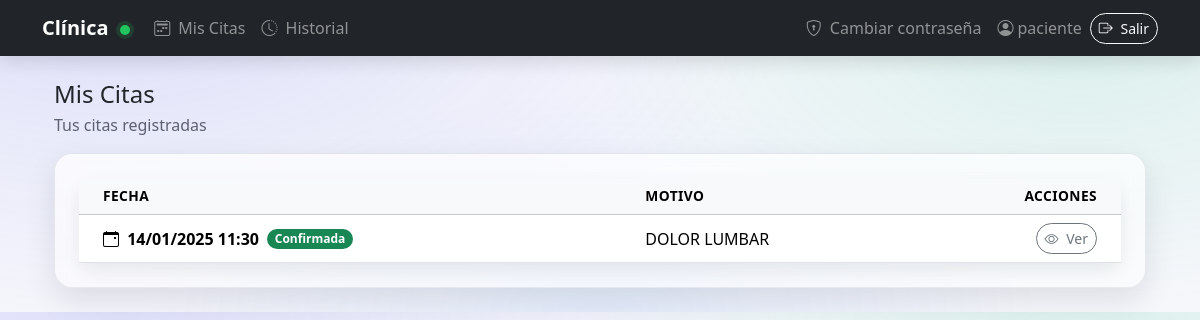
/appointments/my/ (signed in), run on the app's committed database.
### appointments/models.py (models this page shows, shortened)
class Appointment(models.Model):
    STATUS_CHOICES = [
        ("PENDING", "Pendiente"),
        ("CONFIRMED", "Confirmada"),
        ("CANCELLED", "Cancelada"),
        ("DONE", "Finalizada"),
    ]
    patient = models.ForeignKey(Patient, on_delete=models.PROTECT, related_name="appointments")
    doctor = models.ForeignKey(settings.AUTH_USER_MODEL, on_delete=models.PROTECT, related_name="doctor_appointments")
    start_time = models.DateTimeField()
    end_time = models.DateTimeField()
    reason = models.CharField(max_length=255, blank=True)
    status = models.CharField(max_length=20, choices=STATUS_CHOICES, default="PENDING")
    created_at = models.DateTimeField(auto_now_add=True)
    class Meta:
        ordering = ["-start_time"]

### appointments/views.py (the view)
# urls.py: path("my/", views.my_appointments, name="my_appointments"),
@login_required
def my_appointments(request):
    is_patient = _is_patient(request.user)
    if is_patient:
        qs = Appointment.objects.filter(
            patient=request.user.patient_profile
        ).order_by("-start_time")
    else:
        qs = Appointment.objects.all().order_by("-start_time")
    return render(
        request,
        "appointments/my_appointments.html",
        {"appointments": qs, "is_patient": is_patient},
    )

### accounts/templatetags/user_extras.py (called while the page is built)
@register.filter
def has_patient_profile(user):
    return hasattr(user, "patient_profile")

### appointments/views.py (called while the page is built)
def _is_patient(user) -> bool:
    return hasattr(user, "patient_profile")

### appointments/templates/appointments/my_appointments.html (shortened to what this page needs)
{% extends "base.html" %}
{% load user_extras %}
{% block content %}
<div class="container">
  <div class="d-flex align-items-center justify-content-between mb-3">
    <div>
      <h1 class="h4 mb-1">Mis Citas</h1>
      <div class="muted">Tus citas registradas</div>
    </div>
  </div>
  <div class="panel-glass p-3 p-md-4">
    <div class="card card-soft border-0">
      <div class="card-body p-0">
        <div class="table-responsive">
          <table class="table align-middle mb-0">
            <thead class="table-light">
              <tr>
                <th class="ps-4">Fecha</th>
                <th>Motivo</th>
                <th class="text-end pe-4">Acciones</th>
              </tr>
            </thead>
            <tbody>
              {% for appointment in appointments %}
                <tr>
                  <td class="ps-4">
                    <div class="d-flex align-items-center gap-2 flex-wrap">
                      <span class="fw-semibold">
                        <i class="bi bi-calendar-event me-1"></i>
                        {{ appointment.start_time|date:"d/m/Y H:i" }}
                      </span>
                      {% if appointment.status == "CONFIRMED" %}
                        <span class="badge bg-success">Confirmada</span>
                      {% elif appointment.status == "PENDING" %}
                        <span class="badge bg-warning text-dark">Pendiente</span>
                      {% elif appointment.status == "CANCELLED" %}
                        <span class="badge bg-danger">Cancelada</span>
                      {% elif appointment.status == "DONE" %}
                        <span class="badge bg-primary">Finalizada</span>
                      {% else %}
                        <span class="badge text-bg-light border">{{ appointment.status }}</span>
                      {% endif %}
                    </div>
                  </td>
                  <td class="text-break">{{ appointment.reason|default:"—" }}</td>
                  <td class="text-end pe-4">
                    <a href="{% url 'appointment_detail' appointment.id %}"
                       class="btn btn-outline-secondary btn-sm btn-pill">
                      <i class="bi bi-eye me-1"></i> Ver
                    </a>
                  </td>
                </tr>
              {% endfor %}
            </tbody>
          </table>
        </div>
      </div>
    </div>
  </div>
</div>
{% endblock %}

### templates/base.html (shortened to what this page needs)
{% load user_extras %}
<!doctype html>
<html lang="es">
  <head>
    <link href="https://cdn.jsdelivr.net/npm/bootstrap@5.3.3/dist/css/bootstrap.min.css" rel="stylesheet">
    <link href="https://cdn.jsdelivr.net/npm/bootstrap-icons@1.11.3/font/bootstrap-icons.min.css" rel="stylesheet">
  </head>
  <body>
    <nav class="navbar navbar-expand-lg navbar-dark bg-dark">
      <div class="container">
        <a class="navbar-brand fw-semibold" href="{% url 'home' %}">
          Clínica <span class="brand-dot"></span>
        </a>
        <div class="collapse navbar-collapse" id="nav">
          <ul class="navbar-nav me-auto">
            {% if user.is_authenticated %}
              <li class="nav-item">
                <a class="nav-link" href="{% url 'my_appointments' %}">
                  <i class="bi bi-calendar2-week me-1"></i> Mis Citas
                </a>
              </li>
              {% if not user|has_patient_profile %}
                <li class="nav-item">
                  <a class="nav-link" href="{% url 'doctor_agenda' %}">
                    <i class="bi bi-calendar-event me-1"></i> Agenda
                  </a>
                </li>
                <li class="nav-item">
                  <a class="nav-link" href="{% url 'doctor_dashboard' %}">
                    <i class="bi bi-speedometer2 me-1"></i> Dashboard
                  </a>
                </li>
                <li class="nav-item">
                  <a class="nav-link" href="{% url 'patient_create' %}">
                    <i class="bi bi-person-plus me-1"></i> Crear paciente
                  </a>
                </li>
              {% else %}
                <li class="nav-item">
                  <a class="nav-link" href="{% url 'patient_history' %}">
                    <i class="bi bi-clock-history me-1"></i> Historial
                  </a>
                </li>
              {% endif %}
            {% endif %}
          </ul>
          <ul class="navbar-nav ms-auto align-items-lg-center gap-lg-2">
            {% if user.is_authenticated %}
              <li class="nav-item">
                <a class="nav-link" href="{% url 'password_change' %}">
                  <i class="bi bi-shield-lock me-1"></i> Cambiar contraseña
                </a>
              </li>
              <li class="nav-item">
                <span class="navbar-text text-white-50">
                  <i class="bi bi-person-circle me-1"></i>{{ user.username }}
                </span>
              </li>
              <li class="nav-item">
                <form method="post" action="{% url 'logout' %}" class="m-0">
                  <button class="btn btn-outline-light btn-sm btn-pill" type="submit">
                    <i class="bi bi-box-arrow-right me-1"></i> Salir
                  </button>
                </form>
              </li>
            {% else %}
              <li class="nav-item">
                <a class="nav-link link-muted" href="{% url 'login' %}">
                  <i class="bi bi-box-arrow-in-right me-1"></i> Entrar
                </a>
              </li>
            {% endif %}
          </ul>
        </div>
      </div>
    </nav>
    <main class="container py-4">
      {% block content %}{% endblock %}
    </main>
  </body>
</html>

### templates/base.html (style rules this page uses)
:root { --glass: rgba(255,255,255,.72); --glass2: rgba(255,255,255,.52); --stroke: rgba(17,24,39,.08); --shadow: 0 12px 30px rgba(17,24,39,.10); --shadow2: 0 8px 18px rgba(17,24,39,.08); }
body { background: radial-gradient(1200px 600px at 10% 0%, rgba(99,102,241,.16), transparent 55%), radial-gradient(900px 500px at 90% 10%, rgba(16,185,129,.12), transparent 55%), radial-gradient(800px 400px at 50% 100%, rgba(59,130,246,.10), transparent 55%), #f6f7fb; }
.navbar { box-shadow: 0 6px 18px rgba(0,0,0,.12); }
.navbar .nav-link { opacity:.92; }
.brand-dot { width:10px; height:10px; border-radius:999px; background:#22c55e; display:inline-block; margin-left:.4rem; box-shadow:0 0 0 4px rgba(34,197,94,.15); }
.muted { color: rgba(17,24,39,.65); }
.panel-glass { background: linear-gradient(180deg, var(--glass), var(--glass2)); border: 1px solid var(--stroke); border-radius: 18px; box-shadow: var(--shadow); backdrop-filter: blur(10px); }
.card-soft { border-radius: 16px; box-shadow: var(--shadow2); }
.btn-pill { border-radius: 999px; }
.table thead th { font-size:.86rem; text-transform: uppercase; letter-spacing:.03em; }
.badge { border-radius: 999px; }

### data on the page
Appointment: start_time "14/01/2025 11:30", status "Confirmada", reason "DOLOR LUMBAR"

### other printed values
{{ user.username }} "paciente"
